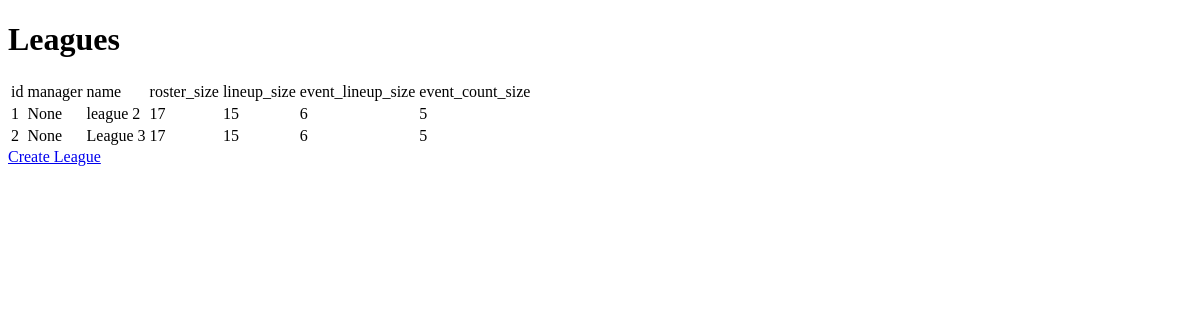
Before: / with the older database file.
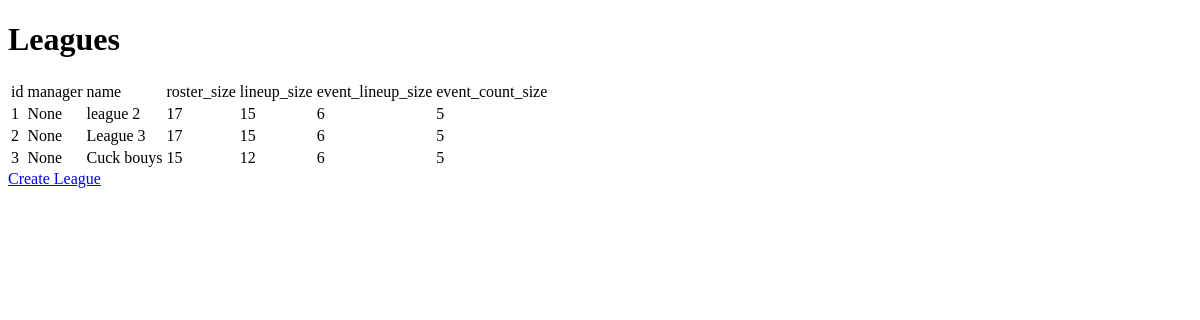
After: the same page with the newer database file.
### core/models.py (models this page shows)
class League(models.Model):
    manager = models.ForeignKey(User, related_name='League', on_delete=models.CASCADE, null=True, blank=True) #how do these look, cutie?
    name = models.CharField(max_length=50, blank=False)
    roster_size = models.PositiveIntegerField(blank=False)
    lineup_size = models.PositiveIntegerField(blank=False)
    event_lineup_size = models.PositiveIntegerField(blank=False)
    event_count_size = models.PositiveIntegerField(blank=False)

### core/views.py (the view)
# urls.py: 2. Add a URL to urlpatterns:  path('', views.home, name='home')
def home(request):
    context = {}
    context['leagues'] = League.objects.all()
    return render(request, 'core/home.html', context)

### core/templatetags/custom_tags.py (called while the page is built)
@register.filter
def get_fields(obj):
    if obj:
        return [(field.name, field.value_to_string(obj)) for field in obj._meta.fields]

### templates/core/home.html (shortened to what this page needs)
{% extends 'base.html' %}
{% load custom_tags %}
{% block content %}
<h1>Leagues</h1>
<table class="table mb-4">
    <thead class="thead-inverse">
      {% for key, val in leagues.first|get_fields %}
      <td>{{ key }}</td>
      {% endfor %}
    </thead>
    <tbody>
      {% for league in leagues %}
      <tr>
        {% for key, val in league|get_fields %}
        <td>{{ val }}</td>
        {% endfor %}
      </tr>
      {% endfor %}
    </tbody>
  </table>
        <td><a href="{% url 'create_league' %}" class="btn btn-outline-primary">Create League</a></td>
  {% endblock %}

Changed rows visible on the page:
added League: league "3" "None" "Cuck bouys" "15" "12" "6" "5"
